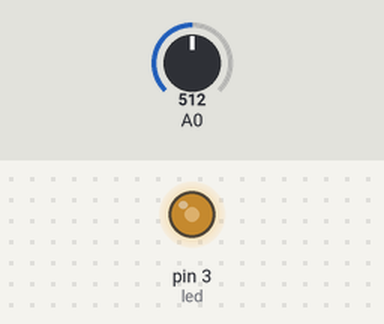
This sketch was run on a simulated Arduino Uno, built with avr-gcc and run on an emulated ATmega328P. Shown: output pins drawn as LEDs (lit = HIGH). The test bench sets the inputs (shaded band); at power-on: A0 = 512.

Above: at 1.2 s.
1.3 s: A0 set to 716
At 1.6 s:
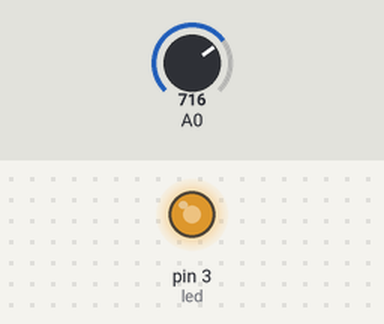
2.8 s: A0 set to 900
At 4.0 s:
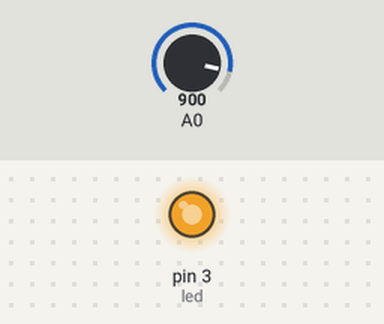
4.3 s: A0 set to 122
At 5.3 s:
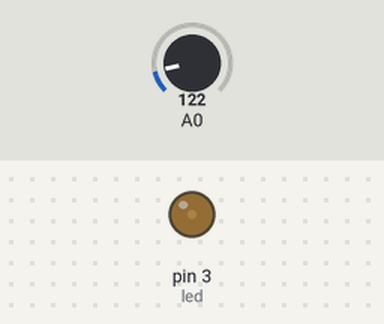
5.8 s: A0 set to 0
At 6.6 s:
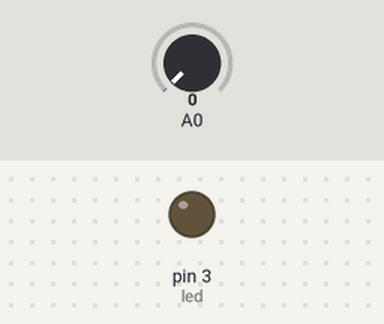
7.3 s: A0 set to 511
At 7.8 s:
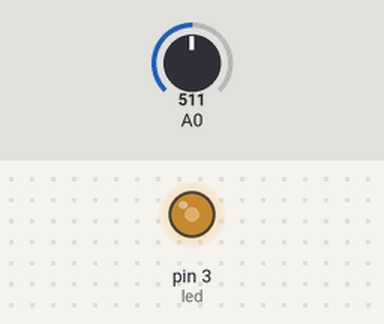
Timing chart, 0 to 9.8 s (numbered marks = the images above; inputs shaded):
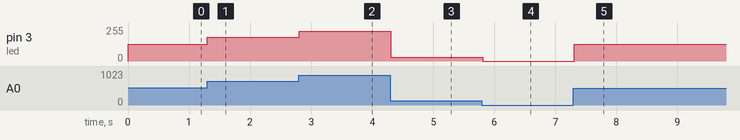

The sketch:

potentiometer_controlled_led_brightness.ino
```cpp
int led=3;
void setup()
{
  pinMode(led, OUTPUT);
}

void loop()
{
  int sensor_data= analogRead(A0);//value is 0 - 1023
  int brightness= map(sensor_data,0,1023,0,255);
  analogWrite(led,brightness);
  delay(100);
}
```

Measured:
- after the input at 1.3 s, pin 3 (led): 127/255 → 178/255 at once
- after the input at 2.8 s, pin 3 (led): 178/255 → 224/255 at once
- after the input at 4.3 s, pin 3 (led): 224/255 → 30/255 at once
- after the input at 5.8 s, pin 3 (led): 30/255 → 0/255 at once
- after the input at 7.3 s, pin 3 (led): 0/255 → 127/255 at once
